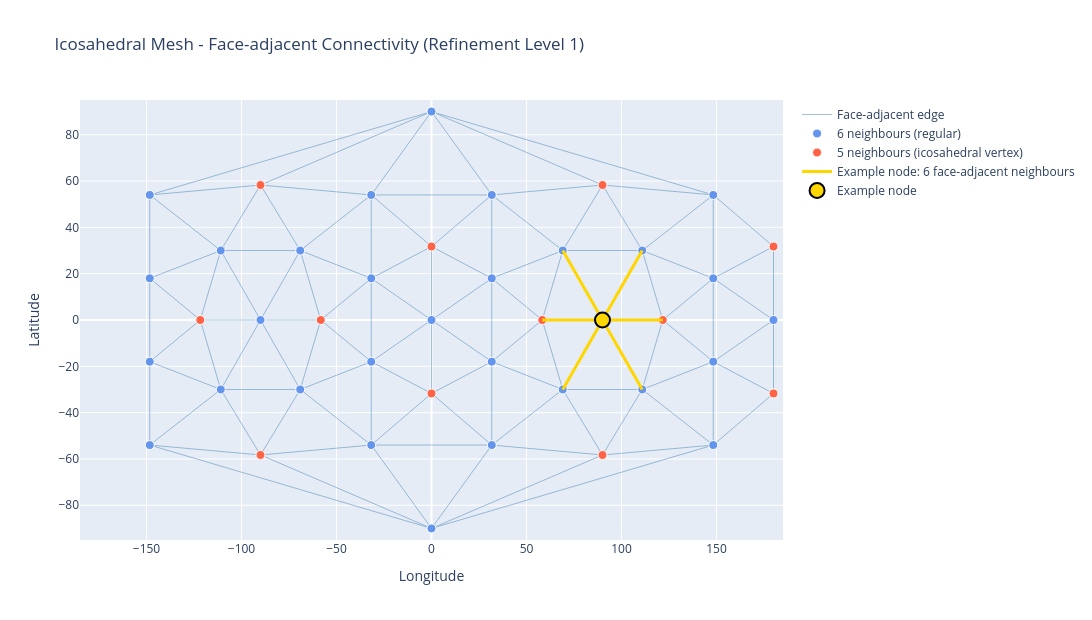

The notebook cell this image was saved under:
### Markdown cell above
## 3. Face-Adjacent Connectivity-Adjacent Connectivity

Every node connects to exactly 5 or 6 face-adjacent neighbours — 5 at the 12 original icosahedron vertices, 6 everywhere else. Connectivity is fully determined by the triangulation faces, no pattern kwarg needed.

### Code cell
import plotly.graph_objects as go

vertices, faces = generate_icosahedral_mesh(refinement_level=1)
lat_lon = cartesian_to_lat_lon(vertices)
lat, lon = lat_lon[:, 0], lat_lon[:, 1]

edges = set()
for f in faces:
    for i, j in [(0, 1), (1, 2), (2, 0)]:
        edges.add((min(f[i], f[j]), max(f[i], f[j])))

degree = np.zeros(len(vertices), dtype=int)
for e in edges:
    degree[e[0]] += 1
    degree[e[1]] += 1

edge_lons, edge_lats = [], []
for e in edges:
    lo = [lon[e[0]], lon[e[1]]]
    la = [lat[e[0]], lat[e[1]]]
    if abs(lo[1] - lo[0]) < 180:
        edge_lons += [lo[0], lo[1], None]
        edge_lats += [la[0], la[1], None]

highlight_idx = next(
    i for i in range(len(vertices)) if degree[i] == 6 and abs(lat[i]) < 20
)
neighbours = [
    e[1] if e[0] == highlight_idx else e[0] for e in edges if highlight_idx in e
]

hl_lons, hl_lats = [], []
for n in neighbours:
    if abs(lon[n] - lon[highlight_idx]) < 180:
        hl_lons += [lon[highlight_idx], lon[n], None]
        hl_lats += [lat[highlight_idx], lat[n], None]

fig = go.Figure()
fig.add_trace(
    go.Scatter(
        x=edge_lons,
        y=edge_lats,
        mode="lines",
        line=dict(color="steelblue", width=1),
        opacity=0.5,
        name="Face-adjacent edge",
        hoverinfo="skip",
    )
)
fig.add_trace(
    go.Scatter(
        x=lon[degree == 6],
        y=lat[degree == 6],
        mode="markers",
        marker=dict(size=9, color="cornflowerblue", line=dict(color="white", width=1)),
        name="6 neighbours (regular)",
    )
)
fig.add_trace(
    go.Scatter(
        x=lon[degree == 5],
        y=lat[degree == 5],
        mode="markers",
        marker=dict(size=9, color="tomato", line=dict(color="white", width=1)),
        name="5 neighbours (icosahedral vertex)",
    )
)
fig.add_trace(
    go.Scatter(
        x=hl_lons,
        y=hl_lats,
        mode="lines",
        line=dict(color="gold", width=3),
        name=f"Example node: {degree[highlight_idx]} face-adjacent neighbours",
        hoverinfo="skip",
    )
)
fig.add_trace(
    go.Scatter(
        x=[lon[highlight_idx]],
        y=[lat[highlight_idx]],
        mode="markers",
        marker=dict(size=15, color="gold", line=dict(color="black", width=2)),
        name="Example node",
    )
)
fig.update_layout(
    title="Icosahedral Mesh - Face-adjacent Connectivity (Refinement Level 1)",
    xaxis_title="Longitude",
    yaxis_title="Latitude",
    xaxis=dict(range=[-185, 185]),
    yaxis=dict(range=[-95, 95]),
    width=1100,
    height=620,
)
fig.show()

### Figure 1 — Plotly figure (JSON) as saved in the notebook; plotly's stock layout.template omitted (floating-point values rounded to 4 significant figures; data arrays with more than 128 entries replaced by an {"elided": "..."} marker saying what was removed)
{"data": [{"hoverinfo": "skip", "line": {"color": "steelblue", "width": 1}, "mode": "lines", "name": "Face-adjacent edge", "opacity": 0.5, "type": "scatter", "x": {"elided": "336 float values"}, "y": {"elided": "336 float values"}}, {"marker": {"color": "cornflowerblue", "line": {"color": "white", "width": 1}, "size": 9}, "mode": "markers", "name": "6 neighbours (regular)", "type": "scatter", "x": [90.0, -90.0, -110.9, -69.09, 110.9, 69.09, 0.0, -110.9, -69.09, 110.9, 69.09, 0.0, 31.72, -31.72, -31.72, 31.72, 31.72, -31.72, -31.72, 31.72, 0.0, 148.3, -148.3, -148.3, 148.3, 148.3, -148.3, -148.3, 148.3, 180.0], "y": [0.0, 0.0, 30.0, 30.0, 30.0, 30.0, 90.0, -30.0, -30.0, -30.0, -30.0, -90.0, -18.0, -18.0, -54.0, -54.0, 18.0, 18.0, 54.0, 54.0, 0.0, -18.0, -18.0, -54.0, -54.0, 18.0, 18.0, 54.0, 54.0, 0.0]}, {"marker": {"color": "tomato", "line": {"color": "white", "width": 1}, "size": 9}, "mode": "markers", "name": "5 neighbours (icosahedral vertex)", "type": "scatter", "x": [121.7, 58.28, -121.7, -58.28, -90.0, 90.0, -90.0, 90.0, 0.0, 0.0, 180.0, 180.0], "y": [0.0, 0.0, 0.0, 0.0, 58.28, 58.28, -58.28, -58.28, -31.72, 31.72, -31.72, 31.72]}, {"hoverinfo": "skip", "line": {"color": "gold", "width": 3}, "mode": "lines", "name": "Example node: 6 face-adjacent neighbours", "type": "scatter", "x": [90, 69.09, null, 90, 58.28, null, 90, 69.09, null, 90, 110.9, null, 90, 110.9, null, 90, 121.7, null], "y": [0, -30.0, null, 0, 0, null, 0, 30.0, null, 0, -30.0, null, 0, 30.0, null, 0, 0, null]}, {"marker": {"color": "gold", "line": {"color": "black", "width": 2}, "size": 15}, "mode": "markers", "name": "Example node", "type": "scatter", "x": [90], "y": [0]}], "layout": {"height": 620, "title": {"text": "Icosahedral Mesh - Face-adjacent Connectivity (Refinement Level 1)"}, "width": 1100, "xaxis": {"range": [-185, 185], "title": {"text": "Longitude"}}, "yaxis": {"range": [-95, 95], "title": {"text": "Latitude"}}}}
